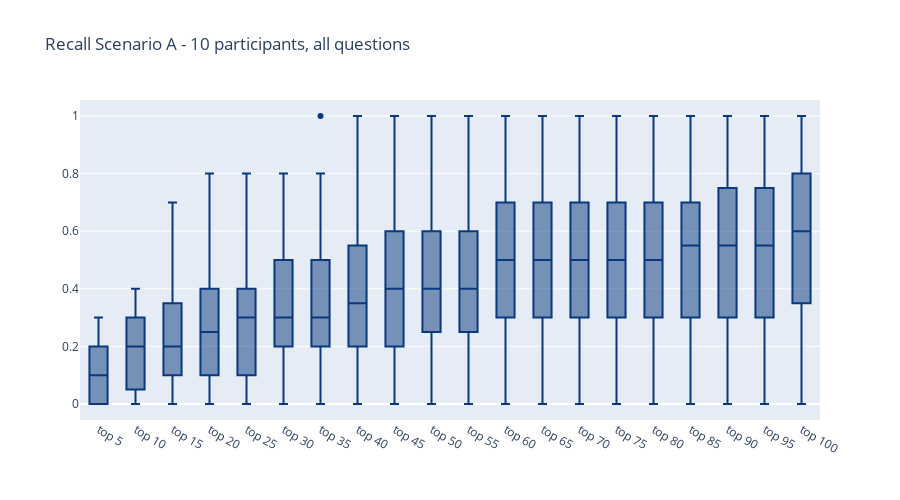
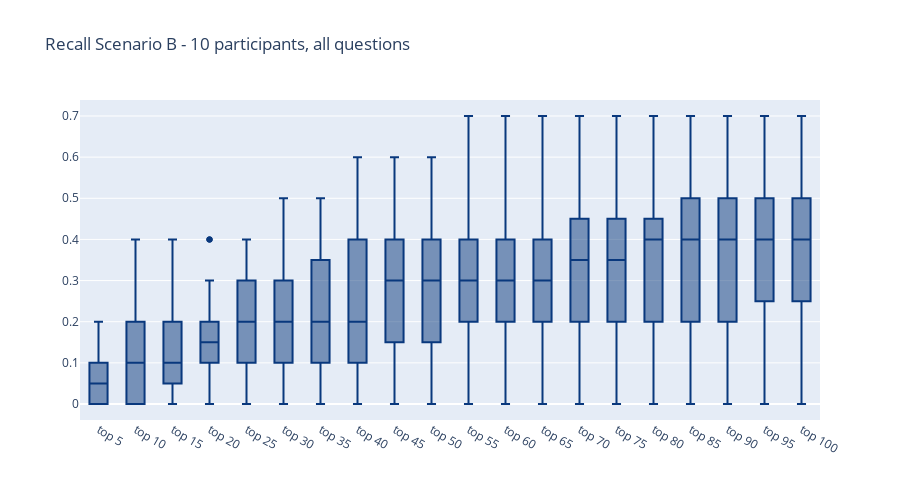
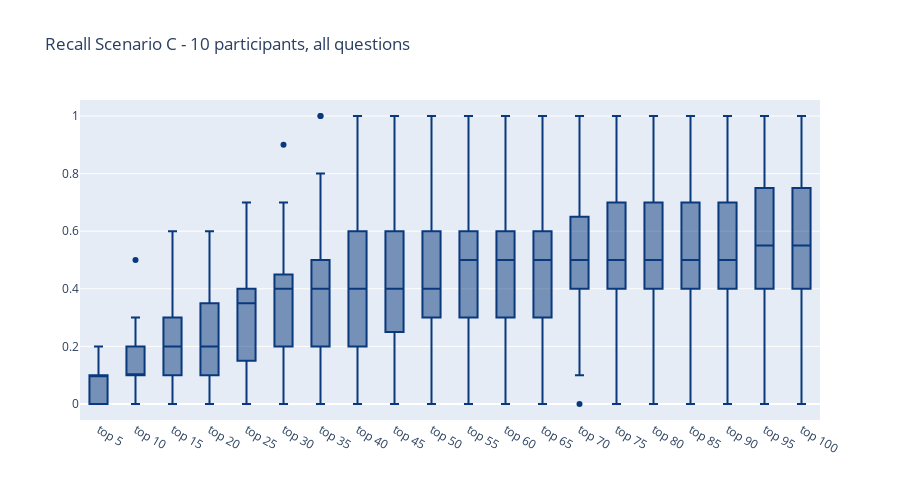
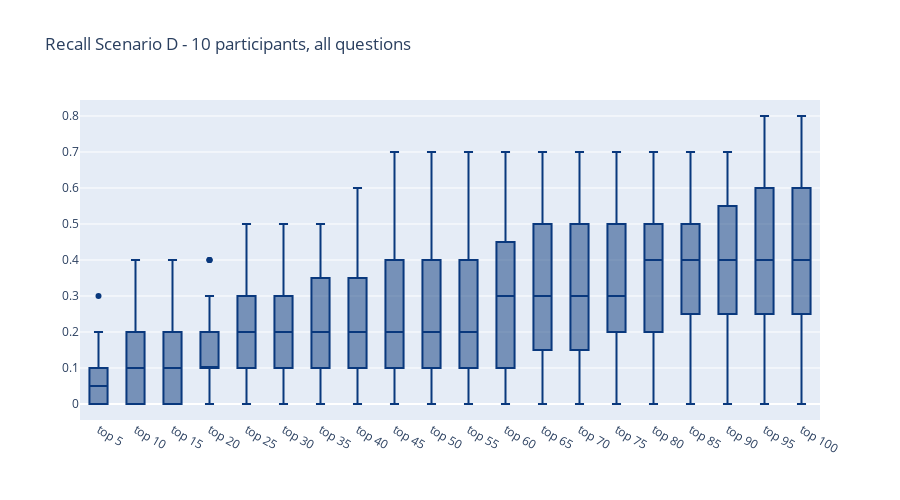

Write notebook code for charts like these, in order.
### Code cell
import plotly.graph_objects as go

up_to_top100 = data[scenario].columns[:-10]

def figure_maker(scenario, columns):
    fig = go.Figure()
    for col in data[scenario][columns]:
        fig.add_trace(go.Box(
            y=data[scenario][col],
            name=col, boxpoints='outliers', 
            marker_color='rgb(9,56,125)', line_color='rgb(9,56,125)'
        ))

    fig.update_layout(
        title_text="Recall Scenario "+scenario+" - "+ nb_of_participants +" participants, all questions",
        showlegend=False,
        height=500)
    
    return fig
    

#for scenario in scenarios:
for scenario in scenarios:
    figure_maker(scenario,up_to_top100).show()

### Figure 1 — Plotly figure (JSON) as saved in the notebook; plotly's stock layout.template omitted (floating-point values rounded to 4 significant figures)
{"data": [{"boxpoints": "outliers", "line": {"color": "rgb(9,56,125)"}, "marker": {"color": "rgb(9,56,125)"}, "name": "top 5", "type": "box", "y": [0.2, 0.1, 0.3, 0, 0.2, 0, 0, 0.1, 0.2, 0.3, 0, 0.1, 0, 0.1, 0.2, 0.2, 0.2, 0.1, 0, 0.1, 0.2, 0, 0.2, 0, 0, 0, 0.1, 0, 0.1, 0.3, 0.2, 0, 0.1, 0.1, 0, 0.2]}, {"boxpoints": "outliers", "line": {"color": "rgb(9,56,125)"}, "marker": {"color": "rgb(9,56,125)"}, "name": "top 10", "type": "box", "y": [0.2, 0.2, 0.4, 0, 0.3, 0, 0, 0.2, 0.4, 0.4, 0.2, 0.2, 0, 0.1, 0.4, 0.3, 0.4, 0.1, 0, 0.1, 0.2, 0.3, 0.3, 0, 0, 0, 0.1, 0.2, 0.1, 0.3, 0.2, 0.2, 0.1, 0.1, 0, 0.3]}, {"boxpoints": "outliers", "line": {"color": "rgb(9,56,125)"}, "marker": {"color": "rgb(9,56,125)"}, "name": "top 15", "type": "box", "y": [0.2, 0.2, 0.7, 0, 0.3, 0, 0, 0.2, 0.4, 0.4, 0.2, 0.2, 0, 0.1, 0.4, 0.3, 0.4, 0.1, 0, 0.1, 0.5, 0.3, 0.3, 0.1, 0, 0, 0.1, 0.6, 0.2, 0.4, 0.2, 0.2, 0.1, 0.1, 0.1, 0.4]}, {"boxpoints": "outliers", "line": {"color": "rgb(9,56,125)"}, "marker": {"color": "rgb(9,56,125)"}, "name": "top 20", "type": "box", "y": [0.3, 0.2, 0.8, 0, 0.3, 0.1, 0, 0.3, 0.4, 0.4, 0.2, 0.2, 0, 0.5, 0.5, 0.6, 0.4, 0.1, 0, 0.1, 0.5, 0.4, 0.3, 0.1, 0.1, 0, 0.1, 0.7, 0.3, 0.4, 0.2, 0.2, 0.3, 0.2, 0.2, 0.4]}, {"boxpoints": "outliers", "line": {"color": "rgb(9,56,125)"}, "marker": {"color": "rgb(9,56,125)"}, "name": "top 25", "type": "box", "y": [0.3, 0.2, 0.8, 0, 0.3, 0.1, 0.1, 0.3, 0.5, 0.4, 0.4, 0.4, 0, 0.7, 0.6, 0.6, 0.5, 0.1, 0, 0.1, 0.5, 0.4, 0.3, 0.1, 0.1, 0, 0.2, 0.7, 0.3, 0.4, 0.2, 0.2, 0.4, 0.2, 0.2, 0.4]}, {"boxpoints": "outliers", "line": {"color": "rgb(9,56,125)"}, "marker": {"color": "rgb(9,56,125)"}, "name": "top 30", "type": "box", "y": [0.4, 0.2, 0.8, 0, 0.3, 0.1, 0.1, 0.3, 0.6, 0.4, 0.4, 0.4, 0, 0.7, 0.7, 0.6, 0.5, 0.1, 0, 0.1, 0.5, 0.5, 0.4, 0.2, 0.2, 0, 0.2, 0.7, 0.3, 0.6, 0.2, 0.2, 0.4, 0.2, 0.2, 0.4]}, {"boxpoints": "outliers", "line": {"color": "rgb(9,56,125)"}, "marker": {"color": "rgb(9,56,125)"}, "name": "top 35", "type": "box", "y": [0.5, 0.2, 0.8, 0, 0.3, 0.2, 0.1, 0.3, 0.6, 0.5, 0.4, 0.5, 0, 0.7, 1, 0.6, 0.5, 0.1, 0, 0.1, 0.5, 0.5, 0.4, 0.2, 0.2, 0, 0.2, 0.7, 0.3, 0.6, 0.2, 0.3, 0.4, 0.3, 0.3, 0.4]}, {"boxpoints": "outliers", "line": {"color": "rgb(9,56,125)"}, "marker": {"color": "rgb(9,56,125)"}, "name": "top 40", "type": "box", "y": [0.6, 0.3, 0.8, 0.1, 0.4, 0.3, 0.2, 0.3, 0.6, 0.5, 0.4, 0.6, 0, 0.7, 1, 0.6, 0.5, 0.1, 0, 0.1, 0.5, 0.5, 0.4, 0.2, 0.2, 0, 0.2, 0.7, 0.3, 0.6, 0.2, 0.3, 0.4, 0.3, 0.3, 0.4]}, {"boxpoints": "outliers", "line": {"color": "rgb(9,56,125)"}, "marker": {"color": "rgb(9,56,125)"}, "name": "top 45", "type": "box", "y": [0.6, 0.4, 0.8, 0.1, 0.5, 0.3, 0.2, 0.3, 0.6, 0.6, 0.5, 0.6, 0, 0.7, 1, 0.6, 0.5, 0.1, 0, 0.1, 0.5, 0.5, 0.5, 0.2, 0.3, 0, 0.2, 0.8, 0.3, 0.8, 0.2, 0.3, 0.4, 0.3, 0.3, 0.4]}, {"boxpoints": "outliers", "line": {"color": "rgb(9,56,125)"}, "marker": {"color": "rgb(9,56,125)"}, "name": "top 50", "type": "box", "y": [0.6, 0.4, 0.8, 0.1, 0.5, 0.3, 0.2, 0.3, 0.6, 0.6, 0.5, 0.6, 0, 0.7, 1, 0.6, 0.5, 0.1, 0, 0.1, 0.5, 0.5, 0.8, 0.2, 0.3, 0, 0.2, 0.8, 0.3, 0.8, 0.3, 0.3, 0.4, 0.3, 0.3, 0.4]}, {"boxpoints": "outliers", "line": {"color": "rgb(9,56,125)"}, "marker": {"color": "rgb(9,56,125)"}, "name": "top 55", "type": "box", "y": [0.7, 0.4, 0.8, 0.1, 0.5, 0.3, 0.2, 0.4, 0.6, 0.6, 0.5, 0.6, 0, 0.7, 1, 0.6, 0.5, 0.1, 0, 0.1, 0.6, 0.5, 0.8, 0.2, 0.3, 0, 0.2, 0.8, 0.3, 0.8, 0.3, 0.3, 0.5, 0.3, 0.3, 0.4]}, {"boxpoints": "outliers", "line": {"color": "rgb(9,56,125)"}, "marker": {"color": "rgb(9,56,125)"}, "name": "top 60", "type": "box", "y": [0.7, 0.4, 0.8, 0.1, 0.5, 0.3, 0.7, 0.8, 0.6, 0.7, 0.5, 0.6, 0, 0.7, 1, 0.6, 0.5, 0.1, 0, 0.1, 0.6, 0.5, 0.8, 0.2, 0.3, 0, 0.2, 0.8, 0.3, 0.8, 0.3, 0.3, 0.5, 0.3, 0.3, 0.5]}, {"boxpoints": "outliers", "line": {"color": "rgb(9,56,125)"}, "marker": {"color": "rgb(9,56,125)"}, "name": "top 65", "type": "box", "y": [0.7, 0.4, 0.8, 0.1, 0.5, 0.3, 0.8, 0.8, 0.6, 0.7, 0.5, 0.6, 0, 0.7, 1, 0.6, 0.6, 0.1, 0, 0.1, 0.6, 0.5, 0.8, 0.2, 0.3, 0, 0.3, 0.8, 0.4, 0.9, 0.4, 0.3, 0.5, 0.3, 0.3, 0.5]}, {"boxpoints": "outliers", "line": {"color": "rgb(9,56,125)"}, "marker": {"color": "rgb(9,56,125)"}, "name": "top 70", "type": "box", "y": [0.7, 0.4, 0.8, 0.1, 0.5, 0.3, 0.8, 0.8, 0.6, 0.7, 0.5, 0.6, 0.2, 0.7, 1, 0.7, 0.8, 0.1, 0, 0.1, 0.6, 0.5, 0.8, 0.2, 0.3, 0, 0.3, 0.8, 0.4, 0.9, 0.4, 0.3, 0.5, 0.4, 0.3, 0.5]}, {"boxpoints": "outliers", "line": {"color": "rgb(9,56,125)"}, "marker": {"color": "rgb(9,56,125)"}, "name": "top 75", "type": "box", "y": [0.7, 0.5, 0.8, 0.3, 0.5, 0.3, 0.8, 0.8, 0.7, 0.7, 0.5, 0.6, 0.3, 0.7, 1, 0.7, 0.8, 0.1, 0, 0.1, 0.6, 0.5, 0.8, 0.2, 0.3, 0, 0.3, 0.8, 0.4, 0.9, 0.4, 0.3, 0.5, 0.5, 0.3, 0.5]}, {"boxpoints": "outliers", "line": {"color": "rgb(9,56,125)"}, "marker": {"color": "rgb(9,56,125)"}, "name": "top 80", "type": "box", "y": [0.7, 0.5, 0.8, 0.3, 0.5, 0.3, 0.8, 0.8, 0.7, 0.7, 0.5, 0.6, 0.3, 0.7, 1, 0.7, 0.8, 0.1, 0, 0.1, 0.6, 0.6, 0.8, 0.2, 0.3, 0, 0.3, 0.8, 0.4, 0.9, 0.4, 0.3, 0.5, 0.5, 0.3, 0.5]}, {"boxpoints": "outliers", "line": {"color": "rgb(9,56,125)"}, "marker": {"color": "rgb(9,56,125)"}, "name": "top 85", "type": "box", "y": [0.7, 0.5, 0.8, 0.3, 0.5, 0.3, 0.8, 0.8, 0.7, 0.7, 0.6, 0.6, 0.3, 0.7, 1, 0.7, 0.8, 0.1, 0, 0.1, 0.6, 0.6, 0.8, 0.3, 0.3, 0, 0.3, 0.8, 0.4, 0.9, 0.4, 0.3, 0.6, 0.5, 0.4, 0.5]}, {"boxpoints": "outliers", "line": {"color": "rgb(9,56,125)"}, "marker": {"color": "rgb(9,56,125)"}, "name": "top 90", "type": "box", "y": [0.7, 0.5, 0.8, 0.3, 0.5, 0.3, 0.8, 0.8, 0.8, 0.7, 0.6, 0.6, 0.3, 0.7, 1, 0.7, 0.8, 0.1, 0, 0.1, 0.7, 0.6, 0.8, 0.3, 0.3, 0, 0.3, 0.8, 0.4, 0.9, 0.4, 0.3, 0.6, 0.5, 0.4, 0.5]}, {"boxpoints": "outliers", "line": {"color": "rgb(9,56,125)"}, "marker": {"color": "rgb(9,56,125)"}, "name": "top 95", "type": "box", "y": [0.7, 0.5, 0.8, 0.3, 0.5, 0.3, 0.8, 0.8, 0.8, 0.7, 0.6, 0.6, 0.3, 0.7, 1, 0.7, 0.8, 0.2, 0, 0.1, 0.7, 0.6, 0.8, 0.3, 0.3, 0, 0.3, 0.8, 0.5, 0.9, 0.4, 0.4, 0.6, 0.5, 0.5, 0.5]}, {"boxpoints": "outliers", "line": {"color": "rgb(9,56,125)"}, "marker": {"color": "rgb(9,56,125)"}, "name": "top 100", "type": "box", "y": [0.8, 0.5, 0.8, 0.3, 0.5, 0.5, 0.8, 0.8, 0.8, 1, 0.6, 0.6, 0.3, 0.7, 1, 0.7, 0.8, 0.2, 0, 0.1, 0.7, 0.6, 0.8, 0.3, 0.3, 0, 0.3, 0.8, 0.5, 0.9, 0.4, 0.4, 0.6, 0.5, 0.6, 0.6]}], "layout": {"height": 500, "showlegend": false, "title": {"text": "Recall Scenario A - 10 participants, all questions"}}}

### Figure 2 — Plotly figure (JSON) as saved in the notebook; plotly's stock layout.template omitted (floating-point values rounded to 4 significant figures)
{"data": [{"boxpoints": "outliers", "line": {"color": "rgb(9,56,125)"}, "marker": {"color": "rgb(9,56,125)"}, "name": "top 5", "type": "box", "y": [0.2, 0.1, 0, 0, 0.1, 0, 0, 0, 0.2, 0, 0.1, 0.1, 0, 0, 0.1, 0, 0.1, 0.1, 0, 0, 0.2, 0, 0.1, 0, 0, 0, 0.1, 0.1, 0.1, 0.1, 0.1, 0, 0, 0.1, 0, 0.2]}, {"boxpoints": "outliers", "line": {"color": "rgb(9,56,125)"}, "marker": {"color": "rgb(9,56,125)"}, "name": "top 10", "type": "box", "y": [0.3, 0.2, 0.2, 0, 0.3, 0.1, 0, 0.2, 0.4, 0, 0.1, 0.2, 0, 0, 0.2, 0.1, 0.1, 0.1, 0, 0.1, 0.2, 0, 0.2, 0, 0, 0, 0.1, 0.1, 0.1, 0.2, 0.2, 0, 0.1, 0.1, 0.1, 0.2]}, {"boxpoints": "outliers", "line": {"color": "rgb(9,56,125)"}, "marker": {"color": "rgb(9,56,125)"}, "name": "top 15", "type": "box", "y": [0.3, 0.2, 0.2, 0, 0.4, 0.1, 0, 0.2, 0.4, 0.2, 0.1, 0.2, 0, 0, 0.3, 0.1, 0.1, 0.1, 0, 0.1, 0.3, 0.1, 0.2, 0, 0, 0, 0.1, 0.1, 0.1, 0.3, 0.2, 0, 0.1, 0.2, 0.1, 0.2]}, {"boxpoints": "outliers", "line": {"color": "rgb(9,56,125)"}, "marker": {"color": "rgb(9,56,125)"}, "name": "top 20", "type": "box", "y": [0.3, 0.2, 0.2, 0, 0.4, 0.1, 0, 0.2, 0.4, 0.2, 0.1, 0.2, 0.1, 0, 0.4, 0.2, 0.1, 0.2, 0, 0.1, 0.3, 0.1, 0.3, 0.1, 0, 0.1, 0.1, 0.2, 0.1, 0.3, 0.2, 0.1, 0.1, 0.2, 0.1, 0.3]}, {"boxpoints": "outliers", "line": {"color": "rgb(9,56,125)"}, "marker": {"color": "rgb(9,56,125)"}, "name": "top 25", "type": "box", "y": [0.3, 0.2, 0.3, 0, 0.4, 0.1, 0, 0.2, 0.4, 0.2, 0.1, 0.3, 0.1, 0, 0.4, 0.2, 0.2, 0.2, 0, 0.1, 0.4, 0.3, 0.3, 0.1, 0.1, 0.1, 0.1, 0.2, 0.1, 0.4, 0.2, 0.2, 0.2, 0.2, 0.1, 0.3]}, {"boxpoints": "outliers", "line": {"color": "rgb(9,56,125)"}, "marker": {"color": "rgb(9,56,125)"}, "name": "top 30", "type": "box", "y": [0.4, 0.2, 0.4, 0, 0.4, 0.1, 0.1, 0.2, 0.4, 0.2, 0.2, 0.3, 0.1, 0, 0.4, 0.3, 0.2, 0.2, 0, 0.1, 0.4, 0.3, 0.3, 0.1, 0.1, 0.1, 0.1, 0.2, 0.2, 0.5, 0.2, 0.2, 0.2, 0.2, 0.1, 0.3]}, {"boxpoints": "outliers", "line": {"color": "rgb(9,56,125)"}, "marker": {"color": "rgb(9,56,125)"}, "name": "top 35", "type": "box", "y": [0.4, 0.2, 0.4, 0, 0.4, 0.1, 0.1, 0.3, 0.4, 0.3, 0.3, 0.4, 0.1, 0, 0.4, 0.3, 0.3, 0.2, 0.1, 0.1, 0.5, 0.3, 0.4, 0.1, 0.1, 0.2, 0.2, 0.2, 0.2, 0.5, 0.2, 0.2, 0.2, 0.2, 0.1, 0.3]}, {"boxpoints": "outliers", "line": {"color": "rgb(9,56,125)"}, "marker": {"color": "rgb(9,56,125)"}, "name": "top 40", "type": "box", "y": [0.4, 0.2, 0.4, 0, 0.4, 0.1, 0.1, 0.3, 0.4, 0.3, 0.4, 0.4, 0.1, 0, 0.4, 0.3, 0.3, 0.3, 0.1, 0.1, 0.5, 0.3, 0.4, 0.1, 0.1, 0.2, 0.2, 0.2, 0.2, 0.6, 0.2, 0.2, 0.2, 0.2, 0.1, 0.3]}, {"boxpoints": "outliers", "line": {"color": "rgb(9,56,125)"}, "marker": {"color": "rgb(9,56,125)"}, "name": "top 45", "type": "box", "y": [0.4, 0.2, 0.4, 0, 0.4, 0.1, 0.1, 0.3, 0.4, 0.3, 0.4, 0.4, 0.1, 0, 0.4, 0.3, 0.3, 0.3, 0.1, 0.1, 0.5, 0.3, 0.4, 0.1, 0.2, 0.2, 0.3, 0.2, 0.3, 0.6, 0.2, 0.3, 0.2, 0.2, 0.1, 0.3]}, {"boxpoints": "outliers", "line": {"color": "rgb(9,56,125)"}, "marker": {"color": "rgb(9,56,125)"}, "name": "top 50", "type": "box", "y": [0.4, 0.2, 0.4, 0, 0.4, 0.1, 0.1, 0.4, 0.6, 0.3, 0.4, 0.4, 0.1, 0, 0.4, 0.3, 0.4, 0.3, 0.1, 0.1, 0.5, 0.5, 0.4, 0.1, 0.3, 0.2, 0.4, 0.2, 0.3, 0.6, 0.2, 0.3, 0.3, 0.2, 0.1, 0.4]}, {"boxpoints": "outliers", "line": {"color": "rgb(9,56,125)"}, "marker": {"color": "rgb(9,56,125)"}, "name": "top 55", "type": "box", "y": [0.4, 0.2, 0.4, 0.1, 0.4, 0.1, 0.1, 0.4, 0.7, 0.4, 0.4, 0.4, 0.1, 0, 0.4, 0.3, 0.5, 0.3, 0.1, 0.1, 0.5, 0.5, 0.4, 0.1, 0.3, 0.2, 0.4, 0.2, 0.3, 0.7, 0.2, 0.3, 0.4, 0.2, 0.2, 0.4]}, {"boxpoints": "outliers", "line": {"color": "rgb(9,56,125)"}, "marker": {"color": "rgb(9,56,125)"}, "name": "top 60", "type": "box", "y": [0.4, 0.3, 0.4, 0.1, 0.4, 0.1, 0.1, 0.4, 0.7, 0.4, 0.4, 0.4, 0.1, 0, 0.4, 0.3, 0.5, 0.3, 0.1, 0.1, 0.5, 0.5, 0.4, 0.1, 0.3, 0.2, 0.4, 0.2, 0.3, 0.7, 0.2, 0.3, 0.4, 0.2, 0.2, 0.4]}, {"boxpoints": "outliers", "line": {"color": "rgb(9,56,125)"}, "marker": {"color": "rgb(9,56,125)"}, "name": "top 65", "type": "box", "y": [0.4, 0.3, 0.4, 0.1, 0.4, 0.2, 0.1, 0.4, 0.7, 0.5, 0.4, 0.4, 0.1, 0, 0.4, 0.3, 0.5, 0.3, 0.1, 0.1, 0.5, 0.6, 0.4, 0.1, 0.3, 0.2, 0.4, 0.2, 0.3, 0.7, 0.2, 0.3, 0.5, 0.2, 0.2, 0.4]}, {"boxpoints": "outliers", "line": {"color": "rgb(9,56,125)"}, "marker": {"color": "rgb(9,56,125)"}, "name": "top 70", "type": "box", "y": [0.5, 0.3, 0.4, 0.1, 0.4, 0.2, 0.1, 0.4, 0.7, 0.5, 0.4, 0.5, 0.1, 0, 0.4, 0.3, 0.5, 0.3, 0.2, 0.1, 0.5, 0.6, 0.4, 0.2, 0.3, 0.2, 0.4, 0.2, 0.4, 0.7, 0.2, 0.3, 0.5, 0.2, 0.2, 0.4]}, {"boxpoints": "outliers", "line": {"color": "rgb(9,56,125)"}, "marker": {"color": "rgb(9,56,125)"}, "name": "top 75", "type": "box", "y": [0.5, 0.3, 0.4, 0.1, 0.4, 0.2, 0.1, 0.4, 0.7, 0.5, 0.4, 0.5, 0.1, 0, 0.4, 0.3, 0.5, 0.3, 0.2, 0.1, 0.5, 0.6, 0.4, 0.2, 0.3, 0.2, 0.4, 0.2, 0.4, 0.7, 0.2, 0.3, 0.6, 0.3, 0.2, 0.4]}, {"boxpoints": "outliers", "line": {"color": "rgb(9,56,125)"}, "marker": {"color": "rgb(9,56,125)"}, "name": "top 80", "type": "box", "y": [0.6, 0.3, 0.4, 0.1, 0.4, 0.2, 0.1, 0.4, 0.7, 0.5, 0.4, 0.5, 0.1, 0, 0.4, 0.3, 0.5, 0.3, 0.2, 0.1, 0.5, 0.7, 0.4, 0.3, 0.3, 0.2, 0.4, 0.2, 0.4, 0.7, 0.2, 0.4, 0.6, 0.3, 0.2, 0.4]}, {"boxpoints": "outliers", "line": {"color": "rgb(9,56,125)"}, "marker": {"color": "rgb(9,56,125)"}, "name": "top 85", "type": "box", "y": [0.6, 0.3, 0.4, 0.1, 0.4, 0.2, 0.1, 0.4, 0.7, 0.6, 0.5, 0.5, 0.1, 0, 0.4, 0.3, 0.5, 0.3, 0.2, 0.1, 0.5, 0.7, 0.4, 0.3, 0.3, 0.2, 0.4, 0.2, 0.4, 0.7, 0.2, 0.4, 0.6, 0.3, 0.2, 0.5]}, {"boxpoints": "outliers", "line": {"color": "rgb(9,56,125)"}, "marker": {"color": "rgb(9,56,125)"}, "name": "top 90", "type": "box", "y": [0.6, 0.3, 0.4, 0.1, 0.4, 0.2, 0.2, 0.4, 0.7, 0.6, 0.5, 0.5, 0.1, 0, 0.4, 0.3, 0.7, 0.3, 0.3, 0.1, 0.5, 0.7, 0.4, 0.3, 0.3, 0.2, 0.4, 0.2, 0.4, 0.7, 0.2, 0.4, 0.6, 0.3, 0.2, 0.5]}, {"boxpoints": "outliers", "line": {"color": "rgb(9,56,125)"}, "marker": {"color": "rgb(9,56,125)"}, "name": "top 95", "type": "box", "y": [0.6, 0.3, 0.4, 0.1, 0.4, 0.2, 0.2, 0.4, 0.7, 0.6, 0.5, 0.5, 0.1, 0, 0.4, 0.4, 0.7, 0.3, 0.3, 0.1, 0.5, 0.7, 0.4, 0.3, 0.3, 0.2, 0.4, 0.2, 0.4, 0.7, 0.2, 0.5, 0.7, 0.3, 0.3, 0.5]}, {"boxpoints": "outliers", "line": {"color": "rgb(9,56,125)"}, "marker": {"color": "rgb(9,56,125)"}, "name": "top 100", "type": "box", "y": [0.6, 0.3, 0.4, 0.1, 0.4, 0.2, 0.2, 0.4, 0.7, 0.6, 0.5, 0.5, 0.1, 0, 0.4, 0.4, 0.7, 0.3, 0.3, 0.1, 0.5, 0.7, 0.4, 0.3, 0.3, 0.2, 0.4, 0.2, 0.4, 0.7, 0.2, 0.5, 0.7, 0.3, 0.3, 0.5]}], "layout": {"height": 500, "showlegend": false, "title": {"text": "Recall Scenario B - 10 participants, all questions"}}}

### Figure 3 — Plotly figure (JSON) as saved in the notebook; plotly's stock layout.template omitted (floating-point values rounded to 4 significant figures)
{"data": [{"boxpoints": "outliers", "line": {"color": "rgb(9,56,125)"}, "marker": {"color": "rgb(9,56,125)"}, "name": "top 5", "type": "box", "y": [0.2, 0.1, 0.2, 0, 0.2, 0, 0, 0.1, 0.2, 0, 0.1, 0.1, 0, 0, 0.2, 0.1, 0, 0.1, 0.1, 0.1, 0.1, 0.1, 0.2, 0, 0, 0.1, 0.1, 0, 0.1, 0.1, 0.2, 0, 0.1, 0.1, 0, 0.2]}, {"boxpoints": "outliers", "line": {"color": "rgb(9,56,125)"}, "marker": {"color": "rgb(9,56,125)"}, "name": "top 10", "type": "box", "y": [0.3, 0.2, 0.5, 0, 0.3, 0, 0, 0.1, 0.3, 0.1, 0.2, 0.3, 0, 0.1, 0.3, 0.3, 0.2, 0.1, 0.1, 0.1, 0.3, 0.1, 0.2, 0.1, 0, 0.1, 0.1, 0, 0.2, 0.2, 0.2, 0.1, 0.1, 0.1, 0, 0.2]}, {"boxpoints": "outliers", "line": {"color": "rgb(9,56,125)"}, "marker": {"color": "rgb(9,56,125)"}, "name": "top 15", "type": "box", "y": [0.4, 0.2, 0.6, 0, 0.3, 0, 0, 0.3, 0.3, 0.1, 0.3, 0.4, 0, 0.1, 0.3, 0.3, 0.3, 0.2, 0.1, 0.1, 0.4, 0.2, 0.2, 0.1, 0, 0.1, 0.1, 0.1, 0.2, 0.3, 0.2, 0.1, 0.2, 0.2, 0.1, 0.2]}, {"boxpoints": "outliers", "line": {"color": "rgb(9,56,125)"}, "marker": {"color": "rgb(9,56,125)"}, "name": "top 20", "type": "box", "y": [0.5, 0.2, 0.6, 0, 0.3, 0.1, 0, 0.3, 0.4, 0.1, 0.3, 0.4, 0, 0.1, 0.3, 0.5, 0.5, 0.2, 0.2, 0.1, 0.4, 0.2, 0.3, 0.1, 0, 0.4, 0.1, 0.2, 0.2, 0.3, 0.2, 0.1, 0.4, 0.3, 0.1, 0.3]}, {"boxpoints": "outliers", "line": {"color": "rgb(9,56,125)"}, "marker": {"color": "rgb(9,56,125)"}, "name": "top 25", "type": "box", "y": [0.6, 0.2, 0.7, 0, 0.4, 0.1, 0, 0.4, 0.4, 0.2, 0.4, 0.6, 0, 0.1, 0.4, 0.6, 0.6, 0.2, 0.2, 0.1, 0.4, 0.2, 0.4, 0.1, 0.1, 0.4, 0.1, 0.4, 0.4, 0.4, 0.2, 0.2, 0.4, 0.3, 0.2, 0.4]}, {"boxpoints": "outliers", "line": {"color": "rgb(9,56,125)"}, "marker": {"color": "rgb(9,56,125)"}, "name": "top 30", "type": "box", "y": [0.6, 0.2, 0.7, 0.1, 0.4, 0.1, 0, 0.4, 0.4, 0.3, 0.4, 0.6, 0, 0.2, 0.4, 0.6, 0.6, 0.3, 0.2, 0.1, 0.5, 0.2, 0.4, 0.1, 0.1, 0.4, 0.1, 0.9, 0.5, 0.5, 0.2, 0.2, 0.4, 0.4, 0.2, 0.4]}, {"boxpoints": "outliers", "line": {"color": "rgb(9,56,125)"}, "marker": {"color": "rgb(9,56,125)"}, "name": "top 35", "type": "box", "y": [0.6, 0.2, 1, 0.1, 0.5, 0.1, 0, 0.4, 0.4, 0.3, 0.4, 0.7, 0, 0.7, 0.4, 0.8, 0.6, 0.4, 0.3, 0.1, 0.5, 0.2, 0.4, 0.1, 0.2, 0.4, 0.2, 1, 0.6, 0.5, 0.2, 0.3, 0.5, 0.4, 0.2, 0.4]}, {"boxpoints": "outliers", "line": {"color": "rgb(9,56,125)"}, "marker": {"color": "rgb(9,56,125)"}, "name": "top 40", "type": "box", "y": [0.7, 0.2, 1, 0.1, 0.5, 0.2, 0, 0.4, 0.4, 0.5, 0.4, 0.7, 0, 1, 0.4, 1, 0.7, 0.4, 0.3, 0.1, 0.5, 0.2, 0.4, 0.1, 0.2, 0.4, 0.2, 1, 0.6, 0.6, 0.2, 0.4, 0.6, 0.4, 0.3, 0.5]}, {"boxpoints": "outliers", "line": {"color": "rgb(9,56,125)"}, "marker": {"color": "rgb(9,56,125)"}, "name": "top 45", "type": "box", "y": [0.7, 0.2, 1, 0.1, 0.5, 0.3, 0, 0.4, 0.5, 0.5, 0.4, 0.7, 0, 1, 0.4, 1, 0.7, 0.4, 0.3, 0.1, 0.5, 0.3, 0.4, 0.1, 0.2, 0.4, 0.2, 1, 0.6, 0.8, 0.2, 0.4, 0.6, 0.5, 0.3, 0.5]}, {"boxpoints": "outliers", "line": {"color": "rgb(9,56,125)"}, "marker": {"color": "rgb(9,56,125)"}, "name": "top 50", "type": "box", "y": [0.7, 0.3, 1, 0.1, 0.5, 0.3, 0, 0.4, 0.5, 0.5, 0.5, 0.8, 0, 1, 0.4, 1, 0.7, 0.4, 0.3, 0.1, 0.5, 0.3, 0.4, 0.1, 0.2, 0.4, 0.3, 1, 0.6, 0.8, 0.2, 0.4, 0.6, 0.5, 0.3, 0.5]}, {"boxpoints": "outliers", "line": {"color": "rgb(9,56,125)"}, "marker": {"color": "rgb(9,56,125)"}, "name": "top 55", "type": "box", "y": [0.7, 0.3, 1, 0.1, 0.5, 0.3, 0, 0.5, 0.5, 0.5, 0.5, 0.9, 0, 1, 0.4, 1, 0.7, 0.4, 0.3, 0.1, 0.5, 0.3, 0.4, 0.1, 0.3, 0.4, 0.3, 1, 0.6, 0.8, 0.3, 0.4, 0.6, 0.5, 0.5, 0.5]}, {"boxpoints": "outliers", "line": {"color": "rgb(9,56,125)"}, "marker": {"color": "rgb(9,56,125)"}, "name": "top 60", "type": "box", "y": [0.7, 0.3, 1, 0.1, 0.5, 0.3, 0, 0.5, 0.6, 0.5, 0.5, 0.9, 0, 1, 0.4, 1, 0.7, 0.4, 0.3, 0.1, 0.5, 0.4, 0.4, 0.1, 0.3, 0.4, 0.3, 1, 0.6, 0.8, 0.3, 0.4, 0.6, 0.5, 0.5, 0.5]}, {"boxpoints": "outliers", "line": {"color": "rgb(9,56,125)"}, "marker": {"color": "rgb(9,56,125)"}, "name": "top 65", "type": "box", "y": [0.7, 0.3, 1, 0.1, 0.6, 0.3, 0, 0.5, 0.6, 0.5, 0.5, 0.9, 0, 1, 0.4, 1, 0.7, 0.4, 0.3, 0.1, 0.5, 0.5, 0.4, 0.1, 0.3, 0.4, 0.3, 1, 0.6, 0.8, 0.3, 0.4, 0.6, 0.5, 0.5, 0.5]}, {"boxpoints": "outliers", "line": {"color": "rgb(9,56,125)"}, "marker": {"color": "rgb(9,56,125)"}, "name": "top 70", "type": "box", "y": [0.7, 0.4, 1, 0.1, 0.6, 0.4, 0.1, 0.5, 0.6, 0.5, 0.5, 0.9, 0, 1, 0.4, 1, 0.7, 0.4, 0.3, 0.1, 0.5, 0.5, 0.4, 0.1, 0.3, 0.4, 0.4, 1, 0.6, 0.8, 0.3, 0.5, 0.7, 0.5, 0.5, 0.5]}, {"boxpoints": "outliers", "line": {"color": "rgb(9,56,125)"}, "marker": {"color": "rgb(9,56,125)"}, "name": "top 75", "type": "box", "y": [0.7, 0.4, 1, 0.1, 0.7, 0.4, 0.2, 0.5, 0.8, 0.5, 0.5, 0.9, 0, 1, 0.4, 1, 0.9, 0.4, 0.3, 0.1, 0.5, 0.6, 0.4, 0.1, 0.3, 0.4, 0.4, 1, 0.6, 0.8, 0.3, 0.5, 0.7, 0.6, 0.5, 0.5]}, {"boxpoints": "outliers", "line": {"color": "rgb(9,56,125)"}, "marker": {"color": "rgb(9,56,125)"}, "name": "top 80", "type": "box", "y": [0.7, 0.4, 1, 0.1, 0.7, 0.4, 0.2, 0.5, 0.8, 0.5, 0.5, 0.9, 0, 1, 0.4, 1, 1, 0.4, 0.3, 0.1, 0.5, 0.6, 0.4, 0.1, 0.3, 0.4, 0.4, 1, 0.6, 0.8, 0.3, 0.5, 0.7, 0.6, 0.5, 0.5]}, {"boxpoints": "outliers", "line": {"color": "rgb(9,56,125)"}, "marker": {"color": "rgb(9,56,125)"}, "name": "top 85", "type": "box", "y": [0.7, 0.5, 1, 0.1, 0.7, 0.4, 0.2, 0.5, 0.8, 0.5, 0.5, 0.9, 0, 1, 0.4, 1, 1, 0.4, 0.3, 0.1, 0.5, 0.7, 0.4, 0.2, 0.3, 0.4, 0.4, 1, 0.6, 0.8, 0.4, 0.6, 0.7, 0.6, 0.5, 0.6]}, {"boxpoints": "outliers", "line": {"color": "rgb(9,56,125)"}, "marker": {"color": "rgb(9,56,125)"}, "name": "top 90", "type": "box", "y": [0.7, 0.5, 1, 0.2, 0.7, 0.5, 0.2, 0.5, 0.8, 0.5, 0.6, 0.9, 0, 1, 0.4, 1, 1, 0.4, 0.3, 0.1, 0.5, 0.7, 0.4, 0.2, 0.3, 0.4, 0.4, 1, 0.6, 0.8, 0.4, 0.6, 0.7, 0.6, 0.5, 0.6]}, {"boxpoints": "outliers", "line": {"color": "rgb(9,56,125)"}, "marker": {"color": "rgb(9,56,125)"}, "name": "top 95", "type": "box", "y": [0.7, 0.5, 1, 0.2, 0.7, 0.5, 0.2, 0.5, 0.8, 0.5, 0.6, 0.9, 0, 1, 0.5, 1, 1, 0.4, 0.3, 0.1, 0.5, 0.7, 0.4, 0.2, 0.3, 0.8, 0.4, 1, 0.6, 0.8, 0.4, 0.6, 0.7, 0.6, 0.5, 0.6]}, {"boxpoints": "outliers", "line": {"color": "rgb(9,56,125)"}, "marker": {"color": "rgb(9,56,125)"}, "name": "top 100", "type": "box", "y": [0.7, 0.5, 1, 0.2, 0.7, 0.5, 0.2, 0.5, 0.8, 0.5, 0.6, 0.9, 0, 1, 0.5, 1, 1, 0.4, 0.3, 0.1, 0.5, 0.7, 0.4, 0.2, 0.3, 1, 0.4, 1, 0.6, 0.8, 0.4, 0.6, 0.7, 0.6, 0.5, 0.6]}], "layout": {"height": 500, "showlegend": false, "title": {"text": "Recall Scenario C - 10 participants, all questions"}}}

### Figure 4 — Plotly figure (JSON) as saved in the notebook; plotly's stock layout.template omitted (floating-point values rounded to 4 significant figures)
{"data": [{"boxpoints": "outliers", "line": {"color": "rgb(9,56,125)"}, "marker": {"color": "rgb(9,56,125)"}, "name": "top 5", "type": "box", "y": [0.2, 0.2, 0, 0, 0, 0, 0, 0, 0.3, 0, 0.1, 0.2, 0, 0, 0.1, 0, 0, 0.1, 0, 0, 0.1, 0.1, 0.1, 0, 0, 0, 0.1, 0.1, 0.1, 0.1, 0.1, 0.1, 0, 0.1, 0, 0.1]}, {"boxpoints": "outliers", "line": {"color": "rgb(9,56,125)"}, "marker": {"color": "rgb(9,56,125)"}, "name": "top 10", "type": "box", "y": [0.3, 0.2, 0, 0, 0.2, 0, 0, 0, 0.3, 0, 0.2, 0.3, 0, 0, 0.1, 0, 0, 0.1, 0, 0.1, 0.4, 0.1, 0.2, 0.1, 0, 0, 0.1, 0.1, 0.3, 0.1, 0.2, 0.1, 0, 0.1, 0, 0.2]}, {"boxpoints": "outliers", "line": {"color": "rgb(9,56,125)"}, "marker": {"color": "rgb(9,56,125)"}, "name": "top 15", "type": "box", "y": [0.3, 0.2, 0, 0, 0.3, 0.1, 0, 0, 0.3, 0, 0.2, 0.3, 0, 0, 0.1, 0.1, 0, 0.1, 0, 0.1, 0.4, 0.1, 0.2, 0.1, 0, 0.1, 0.1, 0.1, 0.3, 0.1, 0.2, 0.1, 0.1, 0.1, 0, 0.2]}, {"boxpoints": "outliers", "line": {"color": "rgb(9,56,125)"}, "marker": {"color": "rgb(9,56,125)"}, "name": "top 20", "type": "box", "y": [0.3, 0.2, 0, 0.2, 0.4, 0.2, 0, 0, 0.3, 0, 0.3, 0.4, 0, 0, 0.2, 0.2, 0.1, 0.1, 0, 0.1, 0.4, 0.1, 0.3, 0.1, 0, 0.1, 0.1, 0.1, 0.3, 0.2, 0.2, 0.1, 0.1, 0.2, 0.1, 0.2]}, {"boxpoints": "outliers", "line": {"color": "rgb(9,56,125)"}, "marker": {"color": "rgb(9,56,125)"}, "name": "top 25", "type": "box", "y": [0.3, 0.2, 0, 0.2, 0.5, 0.2, 0, 0.2, 0.4, 0, 0.4, 0.4, 0, 0, 0.2, 0.2, 0.1, 0.1, 0, 0.1, 0.4, 0.1, 0.3, 0.1, 0, 0.1, 0.1, 0.2, 0.4, 0.4, 0.2, 0.1, 0.1, 0.3, 0.1, 0.2]}, {"boxpoints": "outliers", "line": {"color": "rgb(9,56,125)"}, "marker": {"color": "rgb(9,56,125)"}, "name": "top 30", "type": "box", "y": [0.3, 0.2, 0.1, 0.2, 0.5, 0.2, 0, 0.3, 0.4, 0, 0.4, 0.4, 0, 0, 0.2, 0.2, 0.1, 0.1, 0, 0.1, 0.4, 0.1, 0.3, 0.1, 0, 0.1, 0.1, 0.2, 0.4, 0.4, 0.2, 0.1, 0.2, 0.3, 0.2, 0.2]}, {"boxpoints": "outliers", "line": {"color": "rgb(9,56,125)"}, "marker": {"color": "rgb(9,56,125)"}, "name": "top 35", "type": "box", "y": [0.4, 0.2, 0.1, 0.2, 0.5, 0.2, 0, 0.3, 0.4, 0, 0.4, 0.4, 0, 0, 0.2, 0.2, 0.1, 0.1, 0, 0.1, 0.4, 0.1, 0.3, 0.1, 0, 0.1, 0.1, 0.2, 0.5, 0.4, 0.2, 0.1, 0.3, 0.4, 0.2, 0.2]}, {"boxpoints": "outliers", "line": {"color": "rgb(9,56,125)"}, "marker": {"color": "rgb(9,56,125)"}, "name": "top 40", "type": "box", "y": [0.5, 0.2, 0.1, 0.2, 0.5, 0.2, 0, 0.3, 0.4, 0, 0.4, 0.4, 0, 0, 0.2, 0.2, 0.2, 0.1, 0, 0.1, 0.4, 0.2, 0.3, 0.1, 0.1, 0.2, 0.1, 0.2, 0.6, 0.5, 0.2, 0.2, 0.3, 0.4, 0.2, 0.2]}, {"boxpoints": "outliers", "line": {"color": "rgb(9,56,125)"}, "marker": {"color": "rgb(9,56,125)"}, "name": "top 45", "type": "box", "y": [0.5, 0.2, 0.2, 0.3, 0.5, 0.2, 0, 0.4, 0.4, 0, 0.4, 0.4, 0, 0, 0.2, 0.2, 0.2, 0.1, 0, 0.1, 0.4, 0.2, 0.3, 0.1, 0.1, 0.2, 0.1, 0.2, 0.7, 0.5, 0.2, 0.2, 0.3, 0.4, 0.2, 0.2]}, {"boxpoints": "outliers", "line": {"color": "rgb(9,56,125)"}, "marker": {"color": "rgb(9,56,125)"}, "name": "top 50", "type": "box", "y": [0.5, 0.2, 0.3, 0.3, 0.6, 0.2, 0, 0.4, 0.4, 0, 0.4, 0.4, 0, 0, 0.2, 0.2, 0.3, 0.1, 0, 0.1, 0.4, 0.2, 0.3, 0.1, 0.1, 0.2, 0.1, 0.2, 0.7, 0.5, 0.2, 0.2, 0.4, 0.4, 0.2, 0.3]}, {"boxpoints": "outliers", "line": {"color": "rgb(9,56,125)"}, "marker": {"color": "rgb(9,56,125)"}, "name": "top 55", "type": "box", "y": [0.6, 0.2, 0.4, 0.3, 0.6, 0.2, 0, 0.4, 0.5, 0.1, 0.4, 0.5, 0, 0, 0.3, 0.2, 0.3, 0.1, 0, 0.1, 0.4, 0.2, 0.3, 0.1, 0.1, 0.2, 0.1, 0.2, 0.7, 0.5, 0.2, 0.2, 0.4, 0.4, 0.2, 0.4]}, {"boxpoints": "outliers", "line": {"color": "rgb(9,56,125)"}, "marker": {"color": "rgb(9,56,125)"}, "name": "top 60", "type": "box", "y": [0.7, 0.3, 0.4, 0.3, 0.6, 0.3, 0, 0.4, 0.6, 0.1, 0.4, 0.5, 0, 0, 0.3, 0.2, 0.3, 0.1, 0, 0.1, 0.4, 0.2, 0.3, 0.1, 0.1, 0.2, 0.1, 0.3, 0.7, 0.5, 0.3, 0.2, 0.5, 0.5, 0.2, 0.5]}, {"boxpoints": "outliers", "line": {"color": "rgb(9,56,125)"}, "marker": {"color": "rgb(9,56,125)"}, "name": "top 65", "type": "box", "y": [0.7, 0.3, 0.5, 0.3, 0.6, 0.3, 0, 0.4, 0.6, 0.1, 0.5, 0.6, 0, 0, 0.3, 0.4, 0.3, 0.1, 0, 0.1, 0.4, 0.2, 0.3, 0.1, 0.1, 0.2, 0.3, 0.3, 0.7, 0.5, 0.3, 0.2, 0.5, 0.5, 0.2, 0.5]}, {"boxpoints": "outliers", "line": {"color": "rgb(9,56,125)"}, "marker": {"color": "rgb(9,56,125)"}, "name": "top 70", "type": "box", "y": [0.7, 0.3, 0.5, 0.3, 0.6, 0.3, 0, 0.4, 0.6, 0.1, 0.5, 0.6, 0, 0, 0.4, 0.4, 0.3, 0.1, 0, 0.1, 0.4, 0.2, 0.3, 0.1, 0.1, 0.2, 0.3, 0.3, 0.7, 0.5, 0.3, 0.3, 0.5, 0.5, 0.3, 0.5]}, {"boxpoints": "outliers", "line": {"color": "rgb(9,56,125)"}, "marker": {"color": "rgb(9,56,125)"}, "name": "top 75", "type": "box", "y": [0.7, 0.3, 0.5, 0.3, 0.6, 0.3, 0.1, 0.5, 0.6, 0.1, 0.5, 0.6, 0, 0, 0.4, 0.4, 0.3, 0.1, 0.2, 0.1, 0.4, 0.2, 0.3, 0.1, 0.1, 0.2, 0.4, 0.4, 0.7, 0.6, 0.3, 0.3, 0.5, 0.5, 0.3, 0.5]}, {"boxpoints": "outliers", "line": {"color": "rgb(9,56,125)"}, "marker": {"color": "rgb(9,56,125)"}, "name": "top 80", "type": "box", "y": [0.7, 0.3, 0.5, 0.3, 0.6, 0.3, 0.1, 0.5, 0.6, 0.1, 0.5, 0.6, 0.1, 0, 0.4, 0.4, 0.3, 0.1, 0.2, 0.1, 0.4, 0.4, 0.3, 0.1, 0.1, 0.2, 0.4, 0.4, 0.7, 0.7, 0.4, 0.3, 0.5, 0.6, 0.3, 0.5]}, {"boxpoints": "outliers", "line": {"color": "rgb(9,56,125)"}, "marker": {"color": "rgb(9,56,125)"}, "name": "top 85", "type": "box", "y": [0.7, 0.3, 0.5, 0.3, 0.6, 0.3, 0.1, 0.5, 0.6, 0.3, 0.6, 0.7, 0.1, 0, 0.4, 0.4, 0.3, 0.1, 0.2, 0.1, 0.4, 0.4, 0.3, 0.1, 0.1, 0.2, 0.4, 0.4, 0.7, 0.7, 0.4, 0.4, 0.5, 0.6, 0.3, 0.5]}, {"boxpoints": "outliers", "line": {"color": "rgb(9,56,125)"}, "marker": {"color": "rgb(9,56,125)"}, "name": "top 90", "type": "box", "y": [0.7, 0.3, 0.5, 0.3, 0.6, 0.3, 0.1, 0.5, 0.6, 0.4, 0.6, 0.7, 0.1, 0, 0.4, 0.4, 0.3, 0.1, 0.2, 0.1, 0.5, 0.4, 0.4, 0.1, 0.1, 0.2, 0.4, 0.4, 0.7, 0.7, 0.4, 0.4, 0.5, 0.6, 0.3, 0.6]}, {"boxpoints": "outliers", "line": {"color": "rgb(9,56,125)"}, "marker": {"color": "rgb(9,56,125)"}, "name": "top 95", "type": "box", "y": [0.7, 0.3, 0.5, 0.3, 0.6, 0.3, 0.1, 0.5, 0.8, 0.4, 0.6, 0.7, 0.1, 0, 0.4, 0.4, 0.3, 0.1, 0.2, 0.1, 0.5, 0.4, 0.4, 0.1, 0.1, 0.2, 0.4, 0.4, 0.8, 0.7, 0.4, 0.5, 0.6, 0.6, 0.4, 0.6]}, {"boxpoints": "outliers", "line": {"color": "rgb(9,56,125)"}, "marker": {"color": "rgb(9,56,125)"}, "name": "top 100", "type": "box", "y": [0.7, 0.3, 0.5, 0.3, 0.6, 0.3, 0.1, 0.5, 0.8, 0.4, 0.6, 0.7, 0.1, 0, 0.4, 0.4, 0.3, 0.2, 0.2, 0.1, 0.5, 0.4, 0.4, 0.1, 0.1, 0.2, 0.4, 0.4, 0.8, 0.7, 0.4, 0.5, 0.6, 0.6, 0.4, 0.6]}], "layout": {"height": 500, "showlegend": false, "title": {"text": "Recall Scenario D - 10 participants, all questions"}}}
